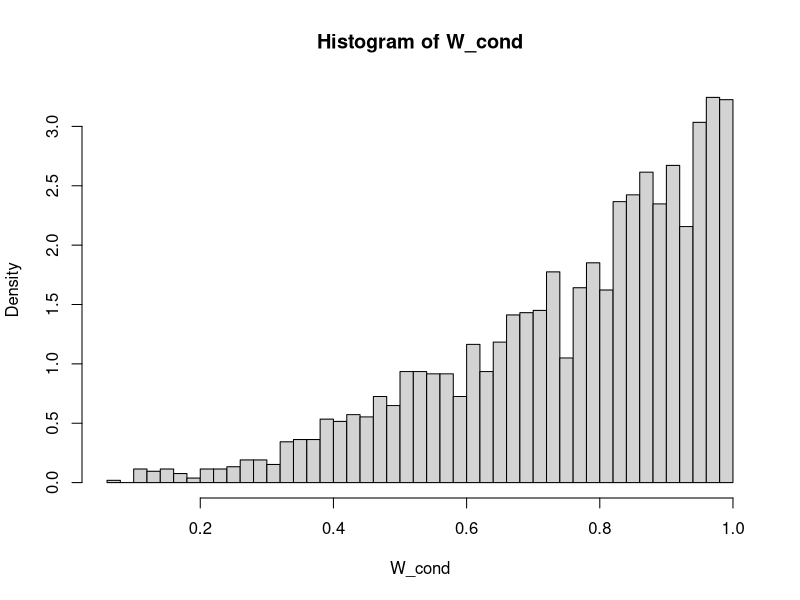
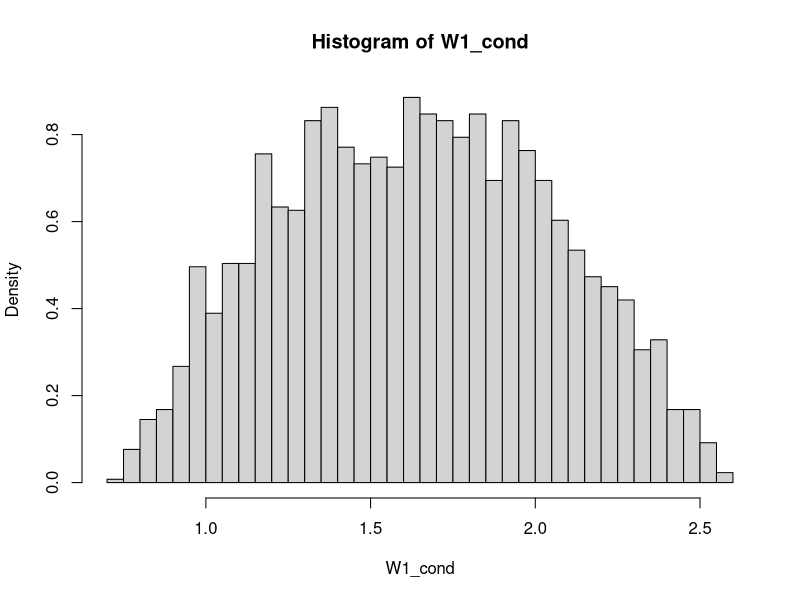

R code for these plots, in order:
## ---- chunk 1
    nsim = 10000
    x_cube = runif(nsim, min = -1, max = 1)
    y_cube = runif(nsim, min = -1, max = 1)
    z_cube = runif(nsim, min = -1, max = 1)
    
    in_ball = x_cube^2+y_cube^2+z_cube^2 <= 1
    
    x = x_cube[in_ball]
    y = y_cube[in_ball]
    z = z_cube[in_ball]
## ---- chunk 2
    W = sqrt(x^2 + y^2 + z^2)
    mean(W)
    sd(W)
## ---- chunk 3
    d1 = sqrt((x-1)^2+(y+1)^2+(z-1)^2)
    d2 = sqrt((x-1)^2+(y+1)^2+(z+1)^2)
    condition = d1 < d2
    W_cond = W[condition]
    hist(W_cond, breaks = 50, probability = T)
    
## ---- chunk 4
    x_s = x/W
    y_s = y/W
    z_s = z/W
## ---- chunk 5
    d1 = sqrt((x_s-1)^2+(y_s+1)^2+(z_s-1)^2)
    d2 = sqrt((x_s-1)^2+(y_s+1)^2+(z_s+1)^2)
    condition = d1 < d2
    
    W1 = sqrt( (x-1)^2+(y-1)^2+(z-1)^2 )
    W1_cond = W1[condition]
    hist(W1_cond, breaks = 50, probability = T)
